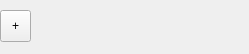
<?xml version="1.0" encoding="UTF-8"?>
<ui version="4.0">
 <class>TagWidget</class>
 <widget class="QWidget" name="TagWidget">
  <property name="geometry">
   <rect>
    <x>0</x>
    <y>0</y>
    <width>249</width>
    <height>54</height>
   </rect>
  </property>
  <property name="sizePolicy">
   <sizepolicy hsizetype="Minimum" vsizetype="Minimum">
    <horstretch>0</horstretch>
    <verstretch>0</verstretch>
   </sizepolicy>
  </property>
  <property name="windowTitle">
   <string>Form</string>
  </property>
  <widget class="QToolButton" name="addTagButton">
   <property name="geometry">
    <rect>
     <x>0</x>
     <y>10</y>
     <width>31</width>
     <height>32</height>
    </rect>
   </property>
   <property name="text">
    <string>+</string>
   </property>
  </widget>
 </widget>
 <resources/>
 <connections/>
</ui>
